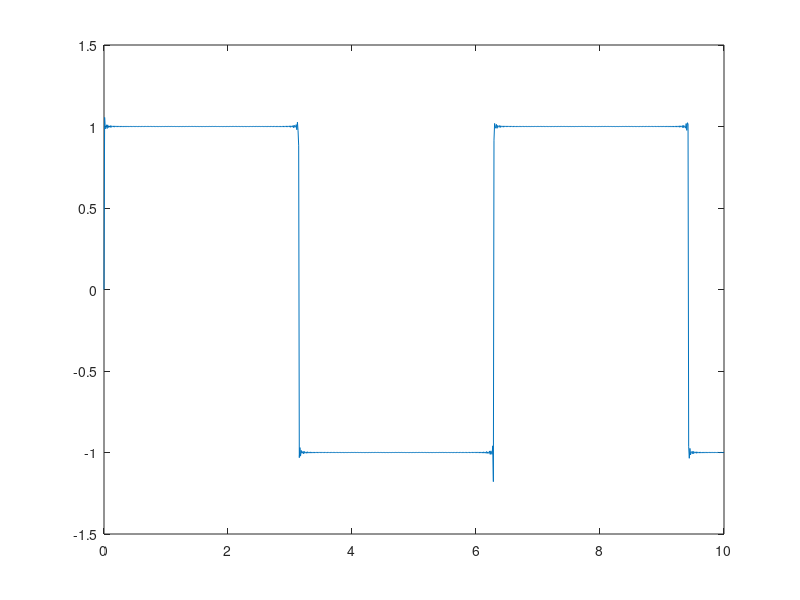

Recreate this plot in MATLAB.
% Anthony Rosenblum
% EELE 203
% 6/4/2018
% ICA 24


t = [0:.1:10];

y = 0.5 + sin(t)/pi;
subplot(2,2,1),plot(t,y,'k')

y = 0.5;
for m = 1:5;
    y = y + sin(m*t)/(m*pi);
end;

subplot(2,2,2),plot(t,y,'k')

y = 0.5;
for m = 1:10;
    y = y + sin(m*t)/(m*pi);
end;
subplot(2,2,3),plot(t,y,'k')

y = 0.5;
for m = 1:1000;
    y = y + sin(m*t)/(m*pi);
end;
subplot(2,2,4),plot(t,y,'k')

% A smooth sawtooth is achieved at n = 1000 harmonics



%% 2
clf

T = 2 * pi;
A = 2;
ao = 0;
wo = 2*pi/T;
tf = 10;
dt = tf/1000;
t=0:dt:tf;
f=ao*ones(size(t));
num_harm=1000;
for n=1:2:num_harm
    bn = ((2*A)/(pi*n));
    f = f + bn * sin(n*wo*t);
end
plot(t,f)

% A proper square wave can be achieved around a harmonic number of 1000,
% with a time step of 1 ms. There is some distortion on the ends of the
% squares but this model is reasonably accurate.

% f = a0 * ones(size(t)) creates an array filled with the value ao for
% every point in time


